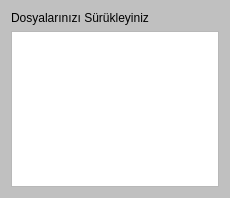
<?xml version="1.0" encoding="UTF-8"?>
<ui version="4.0">
 <class>screen</class>
 <widget class="QDialog" name="screen">
  <property name="geometry">
   <rect>
    <x>0</x>
    <y>0</y>
    <width>230</width>
    <height>198</height>
   </rect>
  </property>
  <property name="windowTitle">
   <string>Dialog</string>
  </property>
  <property name="styleSheet">
   <string notr="true">QLabel#icon{
border-image:url(:/resources/drag-drop.png) 0 0 0 0 stretch stretch;
}
QWidget#dropArea{
background-color:white;
}
#screen{
background-color:silver;
}</string>
  </property>
  <layout class="QGridLayout" name="gridLayout_2">
   <item row="0" column="0">
    <layout class="QHBoxLayout" name="horizontalLayout">
     <item>
      <widget class="QLabel" name="label">
       <property name="text">
        <string>Dosyalarınızı Sürükleyiniz</string>
       </property>
      </widget>
     </item>
     <item>
      <widget class="QLabel" name="icon">
       <property name="enabled">
        <bool>true</bool>
       </property>
       <property name="maximumSize">
        <size>
         <width>25</width>
         <height>25</height>
        </size>
       </property>
       <property name="text">
        <string/>
       </property>
      </widget>
     </item>
    </layout>
   </item>
   <item row="1" column="0">
    <widget class="QScrollArea" name="scrollArea">
     <property name="widgetResizable">
      <bool>true</bool>
     </property>
     <widget class="QWidget" name="dropArea">
      <property name="geometry">
       <rect>
        <x>0</x>
        <y>0</y>
        <width>210</width>
        <height>156</height>
       </rect>
      </property>
      <layout class="QGridLayout" name="gridLayout">
       <item row="0" column="0">
        <layout class="QVBoxLayout" name="layout"/>
       </item>
      </layout>
     </widget>
    </widget>
   </item>
  </layout>
 </widget>
 <resources/>
 <connections/>
</ui>
